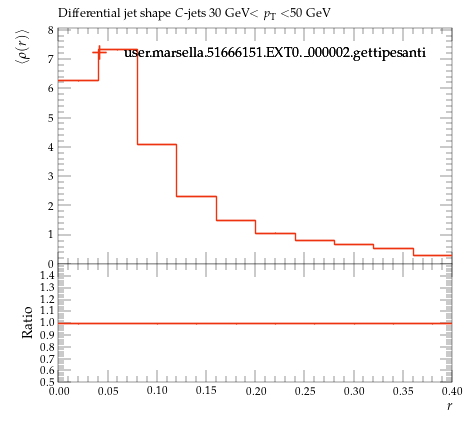

Here is the Python script that generated this plot:
#! /usr/bin/env python

# This Python script was auto-generated using YODA v2.0.2.
# Analysis object: /MC_HFDECAYS/avg_C_jet_rho_30_50
# Timestamp: 24-07-2026 (16:40:06)

import matplotlib as mpl
import matplotlib.pyplot as plt
mpl.use('Agg') # comment out for interactive use
import os
import numpy as np

plotDir = os.path.split(os.path.realpath(__file__))[0]
if 'YODA_USER_PLOT_PATH' in globals():
    plot_outdir = globals()['YODA_USER_PLOT_PATH']
else:
    plot_outdir = plotDir

#plot style
plt.style.use(os.path.join(plotDir, '../default.mplstyle'))
# plot metadata
figW, figH = plt.rcParams['figure.figsize']
ax_xLabel = r'$r$'
ax_yLabel = r'$\langle\rho(r)\rangle$'
ax_title  = r'Differential jet shape $C$-jets 30 GeV$<p_\mathrm{T}<$50 GeV'
ax_xScale = 'linear'
ax_yScale = 'linear'
xLims = (0.0, 0.4)
yLims = (0.0, 8.0640362)

# TeX-friendly labels for the legend
labels = {
    'legend' : ([ r"user.marsella.51666151.EXT0.\_000002.gettipesanti" ], r""),
}

# Adjust canvas width and height
canvasW = 10.0
canvasH = 9.0
figW *= canvasW/10.
figH *= canvasH/9.

# Create figure and axis objects
fig, (ax, ratio0_ax) = plt.subplots(2, 1, sharex=True,
                  figsize=(figW,figH), gridspec_kw={'height_ratios': (6.0, 3.0)})

# Set figure margins
plt.subplots_adjust(
    left   = 1.0 * plt.rcParams['figure.subplot.left'],
    right  = 1.0 * plt.rcParams['figure.subplot.right'],
    top    = 1.0 * plt.rcParams['figure.subplot.top'],
    bottom = 1.0 * plt.rcParams['figure.subplot.bottom'])

ratio0_ax.yaxis.set_major_locator(mpl.ticker.MultipleLocator(0.1))
ratio0_ax.set_ylim(0.5, 1.4999)
ratio0_ax.set_ylabel('Ratio')

# the numerical data is stored in a separate file
dataf = dict()
prefix = os.path.split(__file__)[0]
if prefix:    prefix = prefix + '/'
exec(open(prefix+'avg_C_jet_rho_30_50__data.py').read(), dataf)


legend_handles = dict() # keep track of handles for the legend

# style options for curves
# starts at zorder>=5 to draw curve on top of legend
styles = {
  'user.marsella.51666151.EXT0._000002.gettipesanti.yoda.gz': {
    'color' : '#EE3311',
    'linestyle' : '-',
    'linewidth' : 1,
    'marker' : 'none',
    'markersize' : 2,
    'capsize' : 0.0,
    'zorder' : 5,
    'histstyle' : 1,
    'drawstyle' : 'steps-pre',
    'xerrorbars' : 1,
    'yerrorbars' : 1,
    'fillcolor' : None,
    'fillopacity' : 1.0,
    'ratio0_linestyle' : '-',
    'ratio0_linewidth' : 1,
    'ratio0_marker' : 'none',
    'ratio0_markersize' : 2,
    'ratio0_capsize' : 0.0,
    'ratio0_zorder' : 5,
    'ratio0_histstyle' : 1,
    'ratio0_drawstyle' : 'steps-pre',
    'ratio0_xerrorbars' : 1,
    'ratio0_yerrorbars' : 1,
  },
}

# curve from input yoda files in main panel
for label, yvals in dataf['yvals'].items():
    if all(np.isnan(v) for v in dataf['yvals'][label]):
        continue
    tmp = None
    if styles[label]['histstyle']: # draw as histogram
        xpos = dataf['xedges'][label] if styles[label]['drawstyle'] else dataf['xpoints'][label]
        ypos = np.insert(yvals, 0, yvals[0]) if styles[label]['drawstyle'] else yvals
        if styles[label]['fillcolor']: # fill area below curve
            ax.fill_between(xpos, ypos, step='pre',
                            color=styles[label]['fillcolor'],
                            alpha=styles[label]['fillopacity'])
        tmp, = ax.plot(xpos, ypos,
                       color=styles[label]['color'],
                       linestyle=styles[label]['linestyle'],
                       linewidth=styles[label]['linewidth'],
                       drawstyle=styles[label]['drawstyle'], solid_joinstyle='miter',
                       zorder=styles[label]['zorder'], label=label)
    tmp = ax.errorbar(dataf['xpoints'][label], yvals,
                      xerr=np.array(dataf['xerrs'][label])*styles[label]['xerrorbars'],
                      yerr=np.array(dataf['yerrs'][label])*styles[label]['yerrorbars'],
                      fmt=styles[label]['marker'], capsize=styles[label]['capsize'],
                      markersize=styles[label]['markersize'],
                      ecolor=styles[label]['color'],
                      color=styles[label]['color'], zorder=styles[label]['zorder'])
    tmp[-1][0].set_linestyle(styles[label]['linestyle'])
    tmp[-1][0].set_linewidth(styles[label]['linewidth'])
    if label in dataf['add_legend_handle']:  legend_handles[label] = tmp
    for varLabel in dataf['variation_yvals'].keys():
        if varLabel.startswith(label):
            tmp, = ax.plot(dataf['xedges'][label], dataf['variation_yvals'][varLabel],
                           color=styles[label]['color'],
                           linestyle=styles[label]['linestyle'],
                           linewidth=styles[label]['linewidth'],
                           drawstyle='steps-pre', solid_joinstyle='miter',
                           zorder=styles[label]['zorder'], alpha=0.5)


# plots on ratio panel
# curve from input yoda files in ratio panel
for label, yvals in dataf['ratio0_yvals'].items():
    if all(np.isnan(v) for v in yvals):
        continue
    if styles[label]['ratio0_histstyle']: # plot as histogram
        xpos = dataf['xedges']['user.marsella.51666151.EXT0._000002.gettipesanti.yoda.gz'] if styles[label]['ratio0_drawstyle'] else dataf['xpoints']['user.marsella.51666151.EXT0._000002.gettipesanti.yoda.gz']
        ypos = np.insert(yvals, 0, yvals[0]) if styles[label]['ratio0_drawstyle'] else yvals
        ratio0_ax.plot(xpos, ypos,
                       color=styles[label]['color'],
                       linewidth=styles[label]['linewidth'],
                       linestyle=styles[label]['ratio0_linestyle'],
                       drawstyle=styles[label]['ratio0_drawstyle'], zorder=styles[label]['zorder'],
                       solid_joinstyle='miter')
    tmp = ratio0_ax.errorbar(dataf['xpoints']['user.marsella.51666151.EXT0._000002.gettipesanti.yoda.gz'], yvals,
                             xerr=np.array(dataf['ref_xerrs'])*styles[label]['ratio0_xerrorbars'],
                             yerr=np.array(dataf['ratio0_yerrs'][label])*styles[label]['ratio0_yerrorbars'],
                             fmt=styles[label]['ratio0_marker'], capsize=styles[label]['ratio0_capsize'],
                             markersize=styles[label]['ratio0_markersize'],
                             ecolor=styles[label]['color'],
                             color=styles[label]['color'])
    tmp[-1][0].set_linestyle(styles[label]['ratio0_linestyle'])
    tmp[-1][0].set_linewidth(styles[label]['ratio0_linewidth'])

    for varlabel in dataf['ratio0_variation_vals'].keys():
        if varlabel.startswith(label):
            ratio0_ax.plot(dataf['xedges']['user.marsella.51666151.EXT0._000002.gettipesanti.yoda.gz'],
                            dataf['ratio0_variation_vals'][varlabel],
                            color=styles[label]['color'],
                            linestyle=styles[label]['linestyle'],
                            linewidth=styles[label]['linewidth'],
                            drawstyle='steps-pre', solid_joinstyle='miter',
                            zorder=1, alpha=0.5)

legend_items = list(legend_handles.values())
ax.add_artist(ax.legend(legend_items,
                        labels['legend'][0],
                        title=labels['legend'][1],
                        alignment='left',
                        loc='upper center',
                        bbox_to_anchor=(0.5, 0.97)))

# set plot metadata as defined above
ratio0_ax.set_xlabel(ax_xLabel)
ratio0_ax.xaxis.set_label_coords(1., -0.15)
ax.set_ylabel(ax_yLabel, ha='right', va='top')
ax.yaxis.set_label_coords(-0.11, 1.0)
ax.set_title(ax_title, loc='left')
ax.set_xscale(ax_xScale)
ax.set_yscale(ax_yScale)
ax.set_xlim(xLims)
ax.set_ylim(yLims)

# tick formatting
plt.rcParams['xtick.top'] = True
plt.rcParams['ytick.right'] = True
fig.align_ylabels((ax, ratio0_ax))
plt.savefig(os.path.join(plot_outdir, 'avg_C_jet_rho_30_50.pdf'), format='PDF')
plt.savefig(os.path.join(plot_outdir, 'avg_C_jet_rho_30_50.png'), format='PNG')

plt.close(fig)
